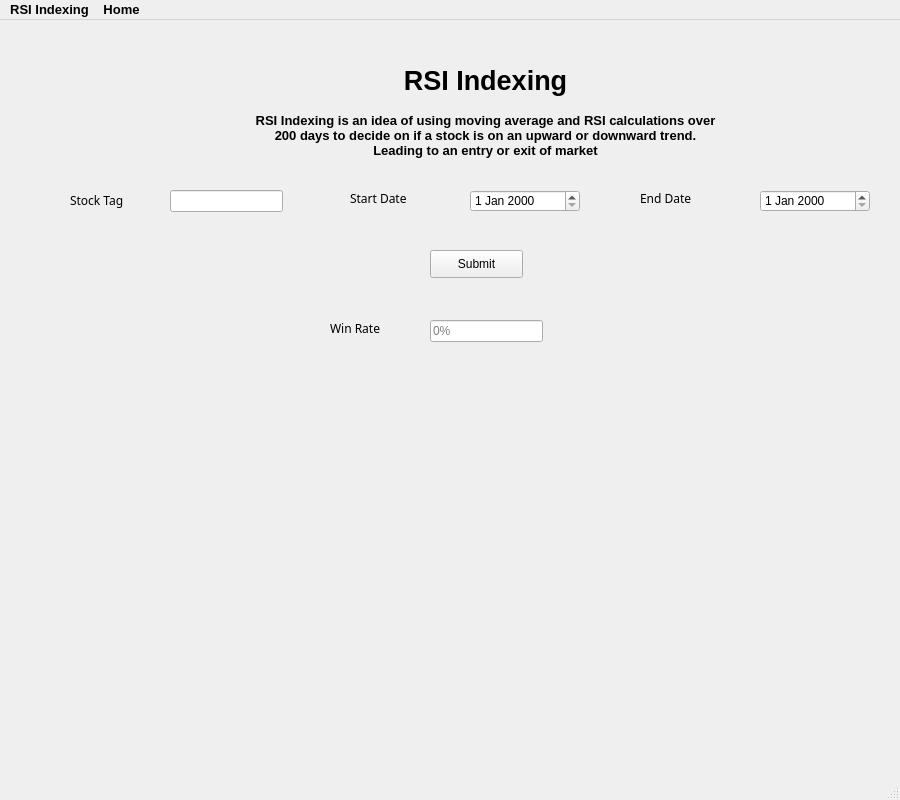
<?xml version="1.0" encoding="UTF-8"?>
<ui version="4.0">
 <class>MainWindow</class>
 <widget class="QMainWindow" name="MainWindow">
  <property name="geometry">
   <rect>
    <x>0</x>
    <y>0</y>
    <width>900</width>
    <height>800</height>
   </rect>
  </property>
  <property name="windowTitle">
   <string>RSI Indexing</string>
  </property>
  <property name="windowIcon">
   <iconset>
    <normaloff>rsi-trading-indicator-icon-with-a-phone-vector-41137647.jpg</normaloff>rsi-trading-indicator-icon-with-a-phone-vector-41137647.jpg</iconset>
  </property>
  <widget class="QWidget" name="centralwidget">
   <widget class="QLabel" name="label_3">
    <property name="geometry">
     <rect>
      <x>330</x>
      <y>300</y>
      <width>81</width>
      <height>16</height>
     </rect>
    </property>
    <property name="font">
     <font>
      <family>8514oem</family>
     </font>
    </property>
    <property name="text">
     <string>Win Rate</string>
    </property>
   </widget>
   <widget class="QLabel" name="label_5">
    <property name="geometry">
     <rect>
      <x>150</x>
      <y>80</y>
      <width>671</width>
      <height>71</height>
     </rect>
    </property>
    <property name="font">
     <font>
      <pointsize>10</pointsize>
      <weight>75</weight>
      <bold>true</bold>
     </font>
    </property>
    <property name="layoutDirection">
     <enum>Qt::LeftToRight</enum>
    </property>
    <property name="text">
     <string>RSI Indexing is an idea of using moving average and RSI calculations over 
200 days to decide on if a stock is on an upward or downward trend. 
Leading to an entry or exit of market</string>
    </property>
    <property name="alignment">
     <set>Qt::AlignCenter</set>
    </property>
   </widget>
   <widget class="QLabel" name="label_4">
    <property name="geometry">
     <rect>
      <x>350</x>
      <y>40</y>
      <width>271</width>
      <height>41</height>
     </rect>
    </property>
    <property name="font">
     <font>
      <pointsize>20</pointsize>
      <weight>75</weight>
      <bold>true</bold>
     </font>
    </property>
    <property name="text">
     <string>RSI Indexing</string>
    </property>
    <property name="alignment">
     <set>Qt::AlignCenter</set>
    </property>
   </widget>
   <widget class="QLabel" name="label_8">
    <property name="geometry">
     <rect>
      <x>640</x>
      <y>170</y>
      <width>101</width>
      <height>16</height>
     </rect>
    </property>
    <property name="font">
     <font>
      <family>8514oem</family>
     </font>
    </property>
    <property name="text">
     <string>End Date</string>
    </property>
   </widget>
   <widget class="QLineEdit" name="lineEdit_3">
    <property name="geometry">
     <rect>
      <x>430</x>
      <y>300</y>
      <width>113</width>
      <height>22</height>
     </rect>
    </property>
    <property name="readOnly">
     <bool>true</bool>
    </property>
    <property name="placeholderText">
     <string>0%</string>
    </property>
   </widget>
   <widget class="QDateEdit" name="dateEdit_2">
    <property name="geometry">
     <rect>
      <x>470</x>
      <y>170</y>
      <width>110</width>
      <height>22</height>
     </rect>
    </property>
   </widget>
   <widget class="QLineEdit" name="lineEdit">
    <property name="geometry">
     <rect>
      <x>170</x>
      <y>170</y>
      <width>113</width>
      <height>22</height>
     </rect>
    </property>
   </widget>
   <widget class="QPushButton" name="pushButton">
    <property name="geometry">
     <rect>
      <x>430</x>
      <y>230</y>
      <width>93</width>
      <height>28</height>
     </rect>
    </property>
    <property name="text">
     <string>Submit</string>
    </property>
   </widget>
   <widget class="QLineEdit" name="lineEdit_4">
    <property name="geometry">
     <rect>
      <x>990</x>
      <y>260</y>
      <width>113</width>
      <height>22</height>
     </rect>
    </property>
    <property name="placeholderText">
     <string>5</string>
    </property>
   </widget>
   <widget class="QLabel" name="label_7">
    <property name="geometry">
     <rect>
      <x>350</x>
      <y>170</y>
      <width>111</width>
      <height>16</height>
     </rect>
    </property>
    <property name="font">
     <font>
      <family>8514oem</family>
     </font>
    </property>
    <property name="text">
     <string>Start Date</string>
    </property>
   </widget>
   <widget class="QDateEdit" name="dateEdit">
    <property name="geometry">
     <rect>
      <x>760</x>
      <y>170</y>
      <width>110</width>
      <height>22</height>
     </rect>
    </property>
   </widget>
   <widget class="QLabel" name="label">
    <property name="geometry">
     <rect>
      <x>70</x>
      <y>170</y>
      <width>91</width>
      <height>21</height>
     </rect>
    </property>
    <property name="font">
     <font>
      <family>8514oem</family>
     </font>
    </property>
    <property name="text">
     <string>Stock Tag</string>
    </property>
   </widget>
  </widget>
  <widget class="QMenuBar" name="menubar">
   <property name="geometry">
    <rect>
     <x>0</x>
     <y>0</y>
     <width>900</width>
     <height>25</height>
    </rect>
   </property>
   <property name="font">
    <font>
     <family>Arial</family>
     <pointsize>10</pointsize>
     <weight>75</weight>
     <bold>true</bold>
    </font>
   </property>
   <widget class="QMenu" name="menuRSI_Indexing">
    <property name="title">
     <string>RSI Indexing</string>
    </property>
   </widget>
   <widget class="QMenu" name="menuHome">
    <property name="title">
     <string>Home</string>
    </property>
   </widget>
   <addaction name="menuRSI_Indexing"/>
   <addaction name="menuHome"/>
  </widget>
  <widget class="QStatusBar" name="statusbar"/>
 </widget>
 <resources/>
 <connections/>
</ui>
